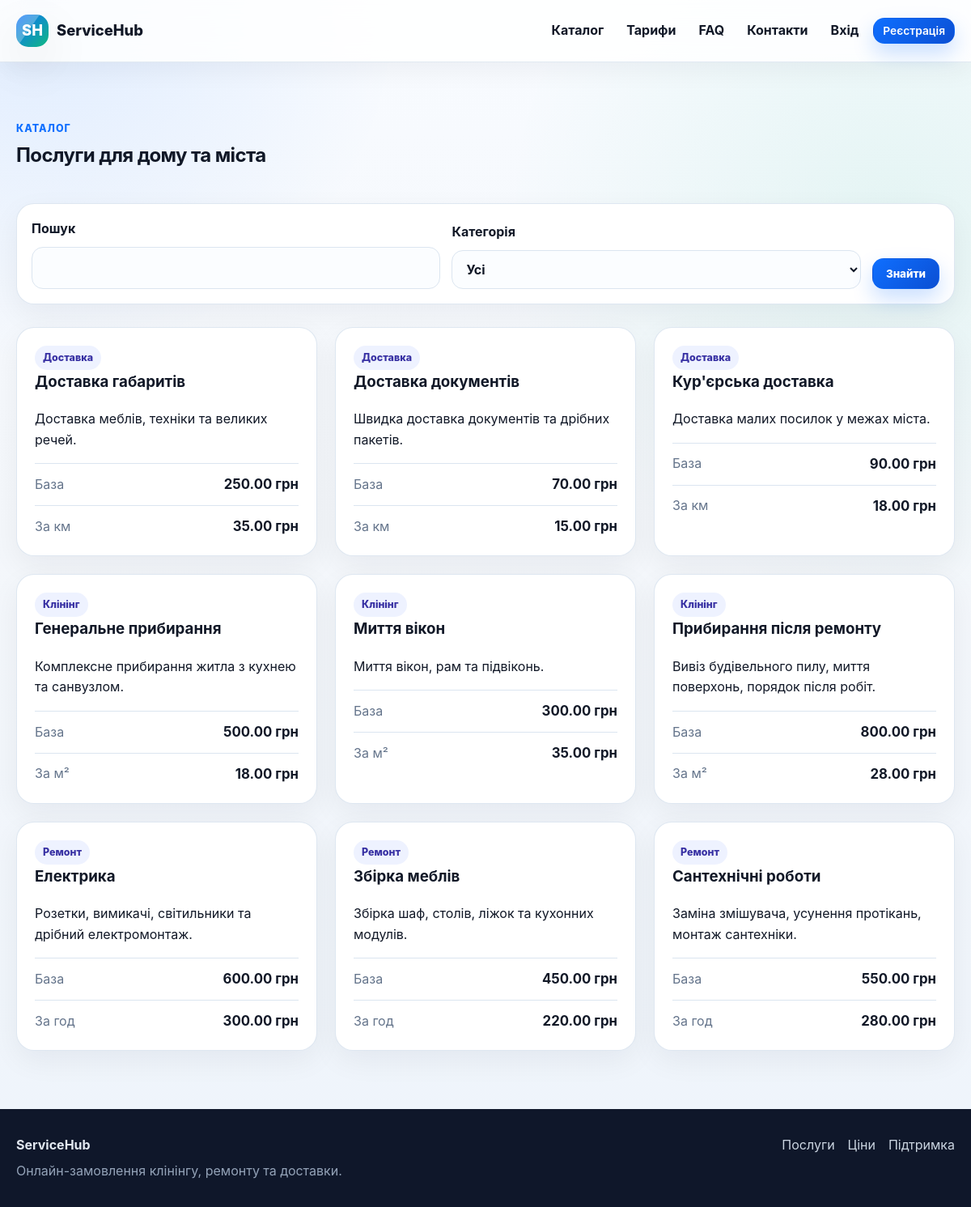
/catalog, run on the app's committed database.
### tables this page shows
CREATE TABLE prices (
    id INTEGER PRIMARY KEY AUTOINCREMENT,
    service_id INTEGER NOT NULL,
    base_price REAL NOT NULL DEFAULT 0,
    unit_price REAL NOT NULL DEFAULT 0,
    unit_name TEXT NOT NULL DEFAULT 'од.',
    extra_option_price REAL NOT NULL DEFAULT 0,
    urgent_multiplier REAL NOT NULL DEFAULT 1.0,
    is_active INTEGER NOT NULL DEFAULT 1,
    updated_at TEXT NOT NULL DEFAULT CURRENT_TIMESTAMP,
    FOREIGN KEY (service_id) REFERENCES services(id) ON DELETE CASCADE
);

CREATE TABLE categories (
    id INTEGER PRIMARY KEY AUTOINCREMENT,
    name TEXT NOT NULL UNIQUE,
    slug TEXT NOT NULL UNIQUE,
    description TEXT,
    is_active INTEGER NOT NULL DEFAULT 1,
    created_at TEXT NOT NULL DEFAULT CURRENT_TIMESTAMP
);

CREATE TABLE services (
    id INTEGER PRIMARY KEY AUTOINCREMENT,
    category_id INTEGER NOT NULL,
    name TEXT NOT NULL,
    slug TEXT NOT NULL,
    description TEXT,
    unit_label TEXT,
    is_active INTEGER NOT NULL DEFAULT 1,
    created_at TEXT NOT NULL DEFAULT CURRENT_TIMESTAMP,
    FOREIGN KEY (category_id) REFERENCES categories(id) ON DELETE RESTRICT,
    UNIQUE (category_id, slug)
);

### app.py (the view)
@app.route("/catalog")
def catalog():
    q = (request.args.get("q") or "").strip()
    category = request.args.get("category") or ""
    params: list = []
    where = ["s.is_active = 1", "c.is_active = 1"]
    if q:
        where.append("(LOWER(s.name) LIKE ? OR LOWER(s.description) LIKE ? OR LOWER(c.name) LIKE ?)")
        pattern = f"%{q.lower()}%"
        params.extend([pattern, pattern, pattern])
    if category:
        where.append("c.slug = ?")
        params.append(category)
    services = db_all(
        f"""
        SELECT s.*, c.name AS category_name, c.slug AS category_slug,
               p.base_price, p.unit_price, p.unit_name
        FROM services s
        JOIN categories c ON c.id = s.category_id
        LEFT JOIN prices p ON p.service_id = s.id AND p.is_active = 1
        WHERE {' AND '.join(where)}
        ORDER BY c.name, s.name
        """,
        tuple(params),
    )
    categories = db_all("SELECT * FROM categories WHERE is_active = 1 ORDER BY name")
    return render_template("catalog.html", services=services, categories=categories, q=q, selected_category=category)

### app.py (called while the page is built)
def get_db() -> sqlite3.Connection:
    if "db" not in g:
        db = sqlite3.connect(app.config["DATABASE"])
        db.row_factory = sqlite3.Row
        db.execute("PRAGMA foreign_keys = ON")
        g.db = db
    return g.db

def db_all(query: str, params: tuple = ()) -> list[sqlite3.Row]:
    return get_db().execute(query, params).fetchall()

def money(value: float | int | str | None) -> str:
    if value is None or value == "":
        return "—"
    try:
        return f"{float(value):,.2f} грн".replace(",", " ")
    except (TypeError, ValueError):
        return str(value)

def current_user() -> sqlite3.Row | None:
    user_id = session.get("user_id")
    if not user_id:
        return None
    return db_one("SELECT * FROM users WHERE id = ?", (user_id,))

@app.before_request
def load_logged_in_user():
    g.user = current_user()
    if g.user and g.user["is_blocked"] and request.endpoint not in {"logout", "static"}:
        session.clear()
        g.user = None
        flash("Ваш обліковий запис заблоковано адміністратором.", "danger")
        return redirect(url_for("login"))
    return None

@app.context_processor
def inject_globals() -> dict:
    return {
        "current_user": getattr(g, "user", None),
        "roles": ROLES,
        "specializations": SPECIALIZATIONS,
        "order_statuses": ORDER_STATUSES,
        "worker_status_options": WORKER_STATUS_OPTIONS,
        "format_datetime": format_datetime,
        "money": money,
        "role_label": role_label,
        "spec_label": spec_label,
        "active_label": active_label,
        "status_class": status_class,
        "payment_status_label": payment_status_label,
        "payment_status_class": payment_status_class,
    }

### templates/catalog.html (shortened to what this page needs)
{% extends 'base.html' %}
{% block content %}
<section class="section">
    <div class="container">
        <div class="section-head">
            <div>
                <div class="eyebrow">Каталог</div>
                <h1>Послуги для дому та міста</h1>
            </div>
        </div>
        <form class="filter-bar" method="get">
            <label>Пошук
                <input type="search" name="q" value="{{ q }}">
            </label>
            <label>Категорія
                <select name="category">
                    <option value="">Усі</option>
                </select>
            </label>
            <button class="btn btn-primary" type="submit">Знайти</button>
        </form>
        <div class="cards-grid three mt-lg">
            {% for service in services %}
                <article class="card service-card lift-card">
                    <span class="badge">{{ service.category_name }}</span>
                    <h3>{{ service.name }}</h3>
                    <p>{{ service.description }}</p>
                    <div class="price-line"><span>База</span><strong>{{ money(service.base_price) }}</strong></div>
                    <div class="price-line"><span>За {{ service.unit_name }}</span><strong>{{ money(service.unit_price) }}</strong></div>
                </article>
            {% else %}
                <div class="empty-state">Нічого не знайдено.</div>
            {% endfor %}
        </div>
    </div>
</section>
{% endblock %}

### templates/base.html (shortened to what this page needs)
<!doctype html>
<html lang="uk">
<head>
    <link rel="stylesheet" href="{{ url_for('static', filename='css/style.css') }}">
</head>
<body>
<header class="site-header">
    <div class="container header-inner">
        <a class="brand" href="{{ url_for('home') }}">
            <span class="brand-mark">SH</span>
            <span>ServiceHub</span>
        </a>
        <nav class="nav" data-nav>
            <a href="{{ url_for('catalog') }}">Каталог</a>
            <a href="{{ url_for('prices_public') }}">Тарифи</a>
            <a href="{{ url_for('faq') }}">FAQ</a>
            <a href="{{ url_for('contacts') }}">Контакти</a>
            {% if current_user %}
                {% if current_user.role == 'client' %}
                    <a href="{{ url_for('client_dashboard') }}">Кабінет</a>
                    <a class="btn btn-sm btn-primary" href="{{ url_for('client_create_order') }}">Замовити</a>
                {% elif current_user.role == 'worker' %}
                    <a href="{{ url_for('worker_dashboard') }}">Кабінет</a>
                    <a href="{{ url_for('worker_available_orders') }}">Доступні заявки</a>
                {% elif current_user.role == 'admin' %}
                    <a href="{{ url_for('admin_dashboard') }}">Адмін-панель</a>
                    <a href="{{ url_for('admin_orders') }}">Замовлення</a>
                {% endif %}
                <span class="nav-user">{{ current_user.full_name }}</span>
                <a class="btn btn-sm btn-outline" href="{{ url_for('logout') }}">Вийти</a>
            {% else %}
                <a href="{{ url_for('login') }}">Вхід</a>
                <a class="btn btn-sm btn-primary" href="{{ url_for('register') }}">Реєстрація</a>
            {% endif %}
        </nav>
    </div>
</header>
<main class="page">
    {% block content %}{% endblock %}
</main>
<footer class="site-footer">
    <div class="container footer-inner">
        <div>
            <strong>ServiceHub</strong>
            <p>Онлайн-замовлення клінінгу, ремонту та доставки.</p>
        </div>
        <div class="footer-links">
            <a href="{{ url_for('catalog') }}">Послуги</a>
            <a href="{{ url_for('prices_public') }}">Ціни</a>
            <a href="{{ url_for('contacts') }}">Підтримка</a>
        </div>
    </div>
</footer>
</body>
</html>

### data on the page
prices: category_name "Доставка", name "Доставка габаритів", description "Доставка меблів, техніки та великих речей.", base_price "250.00 грн", unit_name "км", unit_price "35.00 грн"
prices: category_name "Доставка", name "Доставка документів", description "Швидка доставка документів та дрібних пакетів.", base_price "70.00 грн", unit_name "км", unit_price "15.00 грн"
prices: category_name "Доставка", name "Кур'єрська доставка", description "Доставка малих посилок у межах міста.", base_price "90.00 грн", unit_name "км", unit_price "18.00 грн"
prices: category_name "Клінінг", name "Генеральне прибирання", description "Комплексне прибирання житла з кухнею та санвузлом.", base_price "500.00 грн", unit_name "м²", unit_price "18.00 грн"
prices: category_name "Клінінг", name "Миття вікон", description "Миття вікон, рам та підвіконь.", base_price "300.00 грн", unit_name "м²", unit_price "35.00 грн"
prices: category_name "Клінінг", name "Прибирання після ремонту", description "Вивіз будівельного пилу, миття поверхонь, порядок після робіт.", base_price "800.00 грн", unit_name "м²", unit_price "28.00 грн"
prices: category_name "Ремонт", name "Електрика", description "Розетки, вимикачі, світильники та дрібний електромонтаж.", base_price "600.00 грн", unit_name "год", unit_price "300.00 грн"
prices: category_name "Ремонт", name "Збірка меблів", description "Збірка шаф, столів, ліжок та кухонних модулів.", base_price "450.00 грн", unit_name "год", unit_price "220.00 грн"
prices: category_name "Ремонт", name "Сантехнічні роботи", description "Заміна змішувача, усунення протікань, монтаж сантехніки.", base_price "550.00 грн", unit_name "год", unit_price "280.00 грн"
